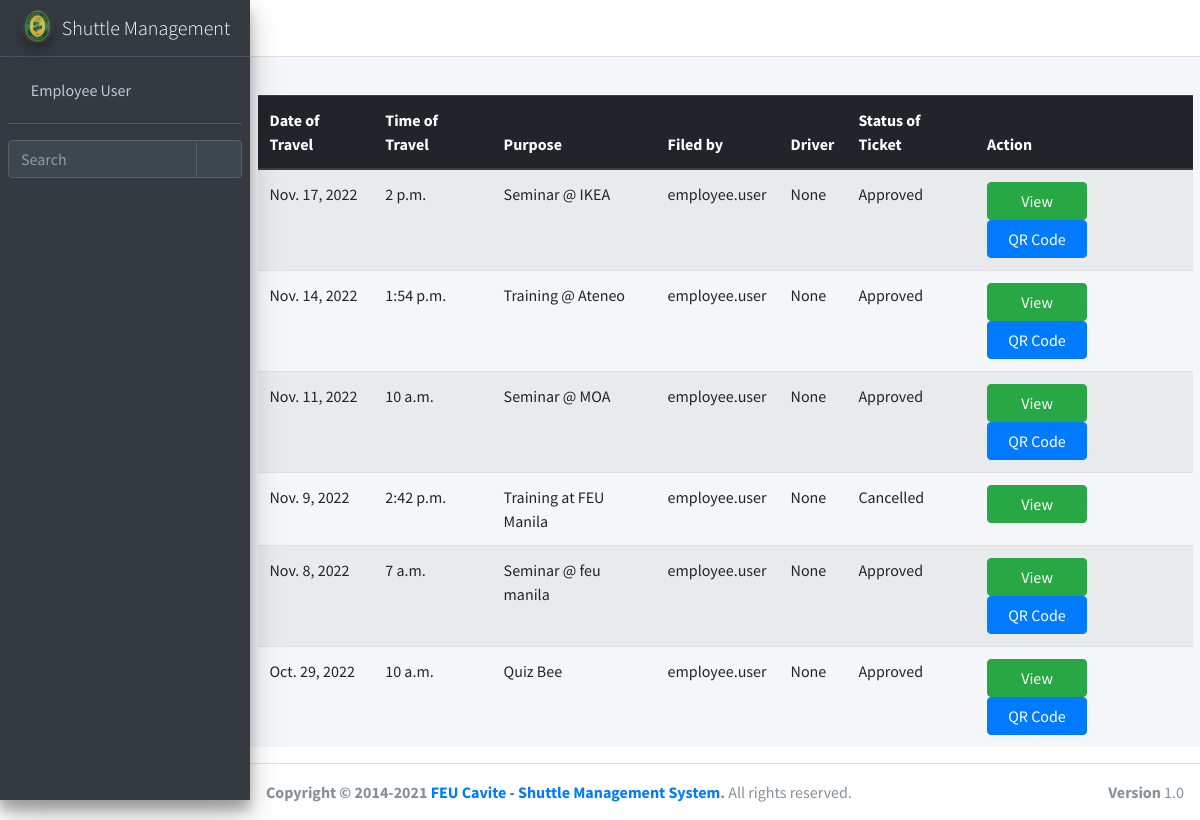
/ticket/record/ (signed in), run on the app's committed database.
### ticket/models.py (models this page shows, shortened)
class Tickets(models.Model):
    ticket_id = models.AutoField(primary_key=True)
    start_date = models.DateField(blank=True, null = True)
    start_time = models.TimeField(blank=True, null = True)
    arrival_time = models.TimeField(blank=True, null = True)
    date_filed = models.DateTimeField(blank=True, null = True, auto_now_add=True)
    description = models.CharField(max_length=255, blank=True, null = True)
    destination = models.CharField(max_length=255, blank=True, null = True)
    driver = models.ForeignKey(shuttle_driver, null=True, blank=True, on_delete=models.CASCADE)
    email = models.CharField(max_length=255, blank=True, null = True)
    ticket_status = models.ForeignKey(Ticket_status, null=True, blank=True, on_delete=models.CASCADE)
    cancel_reason = models.CharField(max_length=255, blank=True, null = True)
    qr_code = models.ImageField(upload_to = 'uploads/', blank = True, null = True)
    user = models.ForeignKey(User, null=True, blank=True, on_delete=models.CASCADE)
    approved_by = models.CharField(max_length=255, blank=True, null = True)

class Ticket_status(models.Model):
    ticket_status_id = models.AutoField(primary_key=True)
    ticket_status = models.CharField(max_length=255, blank=True, null = True)
    def __str__(self):
        return str(self.ticket_status)

### ticket/views.py (the view)
# urls.py: path('record/', views.record, name='ticket-record'),
def record(request):
	query = {
		'list': Tickets.objects.filter(user = request.user).order_by('-ticket_id')
	}
	return render(request, 'ticket/record.html', query)

### ticket/templates/ticket/record.html (shortened to what this page needs)
{% extends 'ticket/popupbase.html' %}
{% block content %}
{% load crispy_forms_tags %}
{% load static %}
<div class="container-fluid">
	<center>
		<table class="table table-striped">
			<thead class="thead-dark">
				<th>Date of Travel</th>
				<th>Time of Travel</th>
				<th>Purpose</th>
				<th>Filed by</th>
				<th>Driver</th>
				<th>Status of Ticket</th>
				<th>Action</th>
			</thead>
			{% for items in list %}
			<tr>
				<td>
					{{items.start_date}}
				</td>
				<td>
					{{items.start_time}}
				</td>
				<td>
					{{items.description}}
				</td>
				<td>
					{{items.user}}
				</td>
				<td>
					{{items.driver}}
				</td>
				<td>
					{{items.ticket_status}}
				</td>
				<td>
					<a class="btn btn-success bt-c" onclick="window.open('/ticket/view_ticket/{{items.ticket_id}}','popupticket','width=950,height=600'); return false;">
                             View
                          </a>
				{% if items.ticket_status_id == 2 %}
						<a href="/media/{{items.qr_code}}" target = "_blank"class="btn btn-primary bt-c">QR Code</a>
				{% endif %}
				</td>
			</tr>
			{% endfor %}
		</table>
	</center>
</div>
{% endblock content %}

### ticket/templates/ticket/popupbase.html (shortened to what this page needs)
{% load static %}
<!DOCTYPE html>
<html lang="en">
<head>
  <link rel="stylesheet" href="{% static 'basetemp/plugins/fontawesome-free/css/all.min.css' %}">
  <link rel="stylesheet" href="https://code.ionicframework.com/ionicons/2.0.1/css/ionicons.min.css">
  <link rel="stylesheet" href="{% static 'basetemp/plugins/tempusdominus-bootstrap-4/css/tempusdominus-bootstrap-4.min.css' %}">
  <link rel="stylesheet" href="{% static 'basetemp/plugins/icheck-bootstrap/icheck-bootstrap.min.css' %}">
  <link rel="stylesheet" href="{% static 'basetemp/plugins/jqvmap/jqvmap.min.css' %}">
  <link rel="stylesheet" href="{% static 'basetemp/dist/css/adminlte.min.css' %}">
  <link rel="stylesheet" href="{% static 'basetemp/plugins/overlayScrollbars/css/OverlayScrollbars.min.css' %}">
  <link rel="stylesheet" href="{% static 'basetemp/plugins/daterangepicker/daterangepicker.css' %}">
  <link rel="stylesheet" href="{% static 'basetemp/plugins/summernote/summernote-bs4.min.css' %}">
</head>
<body class="hold-transition sidebar-mini layout-fixed">
<div class="wrapper">
  <nav class="main-header navbar navbar-expand navbar-white navbar-light">
    <ul class="navbar-nav">
      <li class="nav-item">
        <a class="nav-link" data-widget="pushmenu" href="#" role="button"><i class="fas fa-bars"></i></a>
      </li>
      <li class="nav-item d-none d-sm-inline-block">
        <a href="#" class="nav-link"></a>
      </li>
    </ul>
    <ul class="navbar-nav ml-auto">
      <li class="nav-item">
        <a class="nav-link" data-widget="fullscreen" href="#" role="button">
          <i class="fas fa-expand-arrows-alt"></i>
        </a>
      </li>
    </ul>
  </nav>
  <aside class="main-sidebar sidebar-dark-primary elevation-4">
    <a href="/" class="brand-link">
      <img src="{% static 'shuttle/feulogo.png' %}" alt="AdminLTE Logo" class="brand-image img-circle elevation-3" style="opacity: .8">
      <span class="brand-text font-weight-light">Shuttle Management</span>
    </a>
    <div class="sidebar">
      <div class="user-panel mt-3 pb-3 mb-3 d-flex">
        <div class="image">
        </div>
        <div class="info">
          <a href="#" class="d-block">{{user.get_full_name}}</a>
        </div>
      </div>
      <div class="form-inline">
        <div class="input-group" data-widget="sidebar-search">
          <input class="form-control form-control-sidebar" type="search" placeholder="Search" aria-label="Search">
          <div class="input-group-append">
            <button class="btn btn-sidebar">
              <i class="fas fa-search fa-fw"></i>
            </button>
          </div>
        </div>
      </div>
    </div>
  </aside>
  <div class="content-wrapper">
    <div class="content-header">
    </div>
    {% block content %}
    {% endblock content %}
  </div>
  <footer class="main-footer">
    <strong>Copyright &copy; 2014-2021 <a href="#">FEU Cavite - Shuttle Management System</a>.</strong>
    All rights reserved.
    <div class="float-right d-none d-sm-inline-block">
      <b>Version</b> 1.0
    </div>
  </footer>
</div>
</body>
</html>

### ticket/templates/ticket/record.html (style rules this page uses)
.bt-c { width: 100px; }

### data on the page
Tickets: start_date "Nov. 17, 2022", start_time "2 p.m.", description "Seminar @ IKEA", user "employee.user", driver "None", ticket_status "Approved", {{ items.ticket_id }} 9 (drawn)
Tickets: start_date "Nov. 14, 2022", start_time "1:54 p.m.", description "Training @ Ateneo", user "employee.user", driver "None", ticket_status "Approved"
Tickets: start_date "Nov. 11, 2022", start_time "10 a.m.", description "Seminar @ MOA", user "employee.user", driver "None", ticket_status "Approved"
Tickets: start_date "Nov. 9, 2022", start_time "2:42 p.m.", description "Training at FEU Manila", user "employee.user", driver "None", ticket_status "Cancelled", {{ items.ticket_id }} 6 (drawn)
Tickets: start_date "Nov. 8, 2022", start_time "7 a.m.", description "Seminar @ feu manila", user "employee.user", driver "None", ticket_status "Approved"
Tickets: start_date "Oct. 29, 2022", start_time "10 a.m.", description "Quiz Bee", user "employee.user", driver "None", ticket_status "Approved"

### other printed values
{{ user.get_full_name }} "Employee User"
